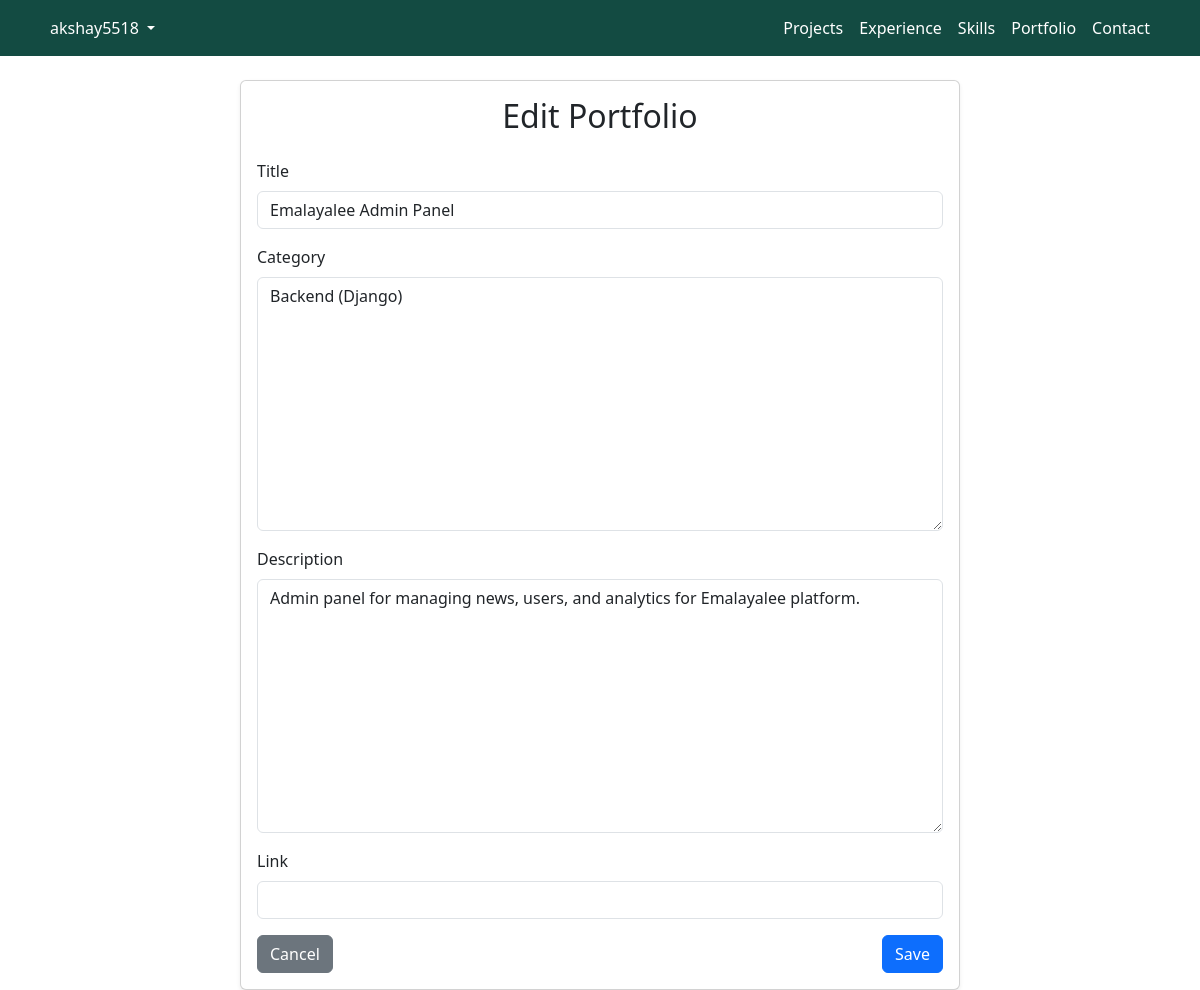
The page /portfolio/2/edit/ (signed in) on the database its author committed.
### Portfolio_App/models.py (models this page shows, shortened)
class Portfolio(models.Model):
    title = models.CharField(max_length=100)
    category = models.TextField()
    description = models.TextField()
    link = models.URLField(blank=True, null=True)
    created_at = models.DateTimeField(auto_now_add=True)

### Portfolio_Admin_App/views.py (the view)
# urls.py: path("portfolio/<int:pk>/edit/", portfolio_edit, name="portfolio_edit"),
@login_required(login_url='login')
def portfolio_edit(request, pk):
    portfolio = get_object_or_404(Portfolio, pk=pk)
    if request.method == "POST":
        form = PortfolioForm(request.POST, instance=portfolio)
        if form.is_valid():
            form.save()
            return redirect("portfolio")
    else:
        form = PortfolioForm(instance=portfolio)
    return render(request, "portfolio_form.html", {"form": form, "title": "Edit Portfolio"})

### Portfolio_Admin_App/forms.py
class PortfolioForm(forms.ModelForm):
    class Meta:
        model = Portfolio
        fields = ['title', 'category', 'description', 'link']
    def __init__(self, *args, **kwargs):
        super(PortfolioForm, self).__init__(*args, **kwargs)
        for field_name, field in self.fields.items():
            field.widget.attrs['class'] = 'form-control'

### Portfolio_Admin_App/templates/portfolio_form.html (shortened to what this page needs)
{% extends "base.html" %}
{% block content %}
<div class="container">
    <div class="row justify-content-center">
        <div class="col-md-8">
            <div class="card shadow-sm">
                <div class="card-body">
                    <h2 class="mb-4 text-center">{{ title }}</h2>
                    <form method="post">
                        {% for field in form %}
                            <div class="mb-3">
                                <label class="form-label">{{ field.label }}</label>
                                {{ field }}
                            </div>
                        {% endfor %}
                        <div class="d-flex justify-content-between">
                            <a href="{% url 'portfolio' %}" class="btn btn-secondary">Cancel</a>
                            <button type="submit" class="btn btn-primary">Save</button>
                        </div>
                    </form>
                </div>
            </div>
        </div>
    </div>
</div>
{% endblock %}

### Portfolio_Admin_App/templates/base.html (shortened to what this page needs)
{% load static %}
<!DOCTYPE html>
<html lang="en">
<head>
    <link rel="stylesheet" href="https://cdn.jsdelivr.net/npm/bootstrap@5.3.2/dist/css/bootstrap.min.css">
    <link rel="stylesheet" href="{% static 'css/dashboard.css' %}">
    <link rel="stylesheet" href="{% static 'css/experience.css' %}">
</head>
<body>
    <nav class="navbar navbar-expand-lg" style="background-color: #134b42;">
        <div class="container">
            <div class="collapse navbar-collapse" id="navbarContent">
                {% if request.user.is_authenticated %}
                <ul class="navbar-nav me-auto mb-2 mb-lg-0 d-none d-lg-flex">
                    <li class="nav-item dropdown">
                        <a class="nav-link dropdown-toggle text-white" href="#" id="userDropdown" role="button"
                            data-bs-toggle="dropdown" aria-expanded="false">
                            {{ request.user.username }}
                        </a>
                    </li>
                </ul>
                <ul class="navbar-nav ms-auto mb-2 mb-lg-0">
                    <li class="nav-item d-none d-lg-block"><a class="nav-link text-white" href="{% url 'projects' %}">Projects</a></li>
                    <li class="nav-item d-none d-lg-block"><a class="nav-link text-white" href="{% url 'experience' %}">Experience</a></li>
                    <li class="nav-item d-none d-lg-block"><a class="nav-link text-white" href="{% url 'skills' %}">Skills</a></li>
                    <li class="nav-item d-none d-lg-block"><a class="nav-link text-white" href="{% url 'portfolio' %}">Portfolio</a></li>
                    <li class="nav-item d-none d-lg-block"><a class="nav-link text-white" href="{% url 'contact' %}">Contact</a>
                    </li>
                </ul>
                {% else %}
                <ul class="navbar-nav">
                    <li class="d-flex justify-content-start align-items-start text-white">AdminLogin</li>
                </ul>
                {% endif %}
            </div>
        </div>
    </nav>
    <div class="container mt-4">
        {% block content %}
        {% endblock %}
    </div>
</body>
</html>

### rows shown on the page
Portfolio: form "Emalayalee Admin Panel" "Backend (Django)" "Admin panel for managing news, users, and analytics for Emalayalee platform."

### other values the page prints
{{ request.user.username }} "akshay5518"
{{ title }} "Edit Portfolio"
{{ field.label }} "Title" "Category" "Description" "Link"
